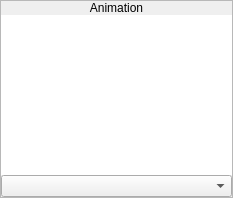
    <widget class="QFrame" name="frame_16">
     <property name="sizePolicy">
      <sizepolicy hsizetype="Preferred" vsizetype="Expanding">
       <horstretch>0</horstretch>
       <verstretch>0</verstretch>
      </sizepolicy>
     </property>
     <property name="frameShape">
      <enum>QFrame::StyledPanel</enum>
     </property>
     <property name="frameShadow">
      <enum>QFrame::Raised</enum>
     </property>
     <layout class="QVBoxLayout" name="verticalLayout_27">
      <property name="spacing">
       <number>0</number>
      </property>
      <property name="margin">
       <number>0</number>
      </property>
      <item>
       <widget class="QLabel" name="label_20">
        <property name="sizePolicy">
         <sizepolicy hsizetype="Preferred" vsizetype="Fixed">
          <horstretch>0</horstretch>
          <verstretch>0</verstretch>
         </sizepolicy>
        </property>
        <property name="text">
         <string>Animation</string>
        </property>
        <property name="alignment">
         <set>Qt::AlignCenter</set>
        </property>
       </widget>
      </item>
      <item>
       <widget class="QWidget" name="widget_5" native="true">
        <layout class="QVBoxLayout" name="verticalLayout_28">
         <property name="spacing">
          <number>0</number>
         </property>
         <property name="margin">
          <number>0</number>
         </property>
         <item>
          <widget class="QGraphicsView" name="gvMonsterAnimation">
           <property name="sizePolicy">
            <sizepolicy hsizetype="Fixed" vsizetype="Fixed">
             <horstretch>0</horstretch>
             <verstretch>0</verstretch>
            </sizepolicy>
           </property>
           <property name="minimumSize">
            <size>
             <width>231</width>
             <height>160</height>
            </size>
           </property>
           <property name="maximumSize">
            <size>
             <width>231</width>
             <height>160</height>
            </size>
           </property>
           <property name="frameShape">
            <enum>QFrame::NoFrame</enum>
           </property>
           <property name="verticalScrollBarPolicy">
            <enum>Qt::ScrollBarAlwaysOff</enum>
           </property>
           <property name="horizontalScrollBarPolicy">
            <enum>Qt::ScrollBarAlwaysOff</enum>
           </property>
          </widget>
         </item>
         <item>
          <widget class="QComboBox" name="cboxMonsterAnimation"/>
         </item>
        </layout>
       </widget>
      </item>
     </layout>
    </widget>
